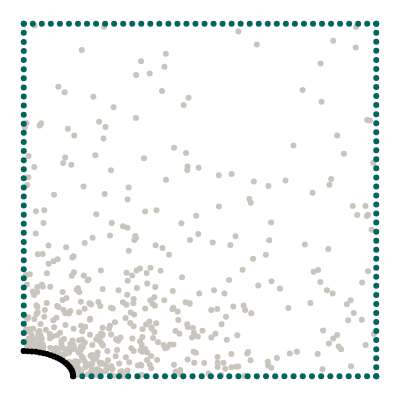

The notebook cell this image was saved under:
### Markdown cell above
## Geometry

We want to model a quarter of a plate with an elliptical hole. The domain itself is represented by collocation points, the boundaries are represented by uniformly sampled points along the perimeter.

### Code cell
import torch
from torch.optim.lr_scheduler import StepLR, ExponentialLR
import numpy as np
from scipy.stats import qmc
from plotly.express.colors import sequential
import plotly.graph_objects as go
import plotly.figure_factory as ff
from tqdm import tqdm
import matplotlib.pyplot as plt
from scipy.interpolate import interp1d


torch.set_default_dtype(torch.float64)
from global_constants import L, R, MU, LBD, N1, N2

from new_plate_elliptic_hole import Plate 

# Elliptical axis in x direction
Rx = 0.14
Ry = R**2 / Rx
# Edge samples
N = 40
# Number of collocation points
M = 500

# Epochs
epochs = 3550
# Batch size
batch_size = 64
# Learning rate
lr = lr = 0.005
# Scheduler step width
scheduler_step = 500
# Gamma factor of scheduler
scheduler_gamma = 0.6
# Number of hidden neurons
hn = 20



def generate_radii_list(min_Ra_x, max_Ra_x, step):
    if step == 0:
        rad_x_list = [min_Ra_x, max_Ra_x]
    else:
        num_steps = int((max_Ra_x - min_Ra_x) / step) + 1
        rad_x_list = np.linspace(min_Ra_x, max_Ra_x, num_steps)
        rad_x_list = [round(rad_x, 2) for rad_x in rad_x_list]
    rad_y_list = []
    for rad_x in rad_x_list:
        rad_y_list.append(R**2 / rad_x)
    return rad_x_list, rad_y_list

def generate_multiple_plates(min_Ra_x, max_Ra_x, step_size):

    list_collo = torch.empty(0,3,requires_grad=True)
    list_top = torch.empty(0,3,requires_grad=True)
    list_right = torch.empty(0,3,requires_grad=True)
    list_left = torch.empty(0,3,requires_grad=True)
    list_bottom = torch.empty(0,3,requires_grad=True)
    list_hole = torch.empty(0,5,requires_grad=True)

    rad_x_list, rad_y_list = generate_radii_list(min_Ra_x, max_Ra_x, step_size)
    for rad_x in rad_x_list:
        p1 = Plate(rad_x, N, M)
        #data_one_plate -> [collocation, top, right, left, bottom, hole, n_hole]
        collo_points, top_points, right_points, left_points, bottom_points, hole_points = p1.generate_dataset()
        list_collo = torch.cat((list_collo, collo_points), dim=0)
        list_top = torch.cat((list_top, top_points), dim=0)
        list_right = torch.cat((list_right, right_points), dim=0)
        list_left = torch.cat((list_left, left_points), dim=0)
        list_bottom = torch.cat((list_bottom, bottom_points), dim=0)
        list_hole = torch.cat((list_hole, hole_points), dim=0)
        
    return list_collo, list_top, list_right, list_left, list_bottom, list_hole 

def generate_multiple_plates_dict(min_Ra_x, max_Ra_x):
    dict_plate_points = dict()
    tuples = [
            ("x_collo", 0, 0),
            ("y_collo", 0, 1),
            ("x_top", 1, 0),
            ("y_top", 1, 1),
            ("x_right", 2, 0),
            ("y_right", 2, 1),
            ("x_left", 3, 0),
            ("y_left", 3, 1),
            ("x_bottom", 4, 0),
            ("y_bottom", 4, 1),
            ("x_hole", 5, 0),
            ("y_hole", 5, 1),   
        ] 
    
    rad_x_list, rad_y_list = generate_radii_list(min_Ra_x, max_Ra_x, 0.01)
    for rad_x in rad_x_list:
        p1 = Plate(rad_x, N, M)
        #data_one_plate -> [collocation, top, right, left, bottom, hole, n_hole]
        data_one_plate = p1.generate_dataset()

        for tuple in tuples:
            key = tuple[0]
            dict_plate_points.setdefault(key, []).append(data_one_plate[tuple[1]][:,tuple[2]])
        #plotting one plate
        #p1.plot_plate_with_hole(*data_one_plate)
    for key in dict_plate_points: 
        #appending list of tensors to one tensor
        dict_plate_points[key] = torch.cat(dict_plate_points[key])
        print(key, "besteht aus",dict_plate_points[key].size(), "Datenpunkten")

    collo_points = torch.column_stack([dict_plate_points["x_collo"], dict_plate_points["y_collo"]])
    top_points = torch.column_stack([dict_plate_points["x_top"], dict_plate_points["y_top"]])
    right_points = torch.column_stack([dict_plate_points["x_right"], dict_plate_points["y_right"]])
    left_points = torch.column_stack([dict_plate_points["x_left"], dict_plate_points["y_left"]])
    bottom_points = torch.column_stack([dict_plate_points["x_bottom"], dict_plate_points["y_bottom"]])
    hole_points = torch.column_stack([dict_plate_points["x_hole"], dict_plate_points["y_hole"]])

    return collo_points, top_points, right_points, left_points, bottom_points, hole_points



p99 = Plate(0.14, N, M)
collocation, top, right, left, bottom, hole = p99.generate_dataset()
p99.plot_plate_with_hole(collocation, top, right, left, bottom, hole)

### Figure 1 — Plotly figure (JSON) as saved in the notebook; plotly's stock layout.template omitted (floating-point values rounded to 4 significant figures; data arrays with more than 128 entries replaced by an {"elided": "..."} marker saying what was removed)
{"data": [{"marker": {"color": "#C9C5BC"}, "mode": "markers", "type": "scatter", "x": {"elided": "500 float values"}, "y": {"elided": "500 float values"}}, {"marker": {"color": "#006561"}, "mode": "markers", "type": "scatter", "x": [0, 0.02564, 0.05128, 0.07692, 0.1026, 0.1282, 0.1538, 0.1795, 0.2051, 0.2308, 0.2564, 0.2821, 0.3077, 0.3333, 0.359, 0.3846, 0.4103, 0.4359, 0.4615, 0.4872, 0.5128, 0.5385, 0.5641, 0.5897, 0.6154, 0.641, 0.6667, 0.6923, 0.7179, 0.7436, 0.7692, 0.7949, 0.8205, 0.8462, 0.8718, 0.8974, 0.9231, 0.9487, 0.9744, 1], "y": [1, 1, 1, 1, 1, 1, 1, 1, 1, 1, 1, 1, 1, 1, 1, 1, 1, 1, 1, 1, 1, 1, 1, 1, 1, 1, 1, 1, 1, 1, 1, 1, 1, 1, 1, 1, 1, 1, 1, 1]}, {"marker": {"color": "#006561"}, "mode": "markers", "type": "scatter", "x": [0.14, 0.1661, 0.1921, 0.2182, 0.2442, 0.2703, 0.2964, 0.3224, 0.3485, 0.3745, 0.4006, 0.4267, 0.4527, 0.4788, 0.5048, 0.5309, 0.557, 0.583, 0.6091, 0.6352, 0.6612, 0.6873, 0.7133, 0.7394, 0.7655, 0.7915, 0.8176, 0.8436, 0.8697, 0.8958, 0.9218, 0.9479, 0.9739, 1], "y": [0, 0, 0, 0, 0, 0, 0, 0, 0, 0, 0, 0, 0, 0, 0, 0, 0, 0, 0, 0, 0, 0, 0, 0, 0, 0, 0, 0, 0, 0, 0, 0, 0, 0]}, {"marker": {"color": "#006561"}, "mode": "markers", "type": "scatter", "x": [0, 0, 0, 0, 0, 0, 0, 0, 0, 0, 0, 0, 0, 0, 0, 0, 0, 0, 0, 0, 0, 0, 0, 0, 0, 0, 0, 0, 0, 0, 0, 0, 0, 0, 0, 0, 0], "y": [0.07143, 0.09722, 0.123, 0.1488, 0.1746, 0.2004, 0.2262, 0.252, 0.2778, 0.3036, 0.3294, 0.3552, 0.381, 0.4067, 0.4325, 0.4583, 0.4841, 0.5099, 0.5357, 0.5615, 0.5873, 0.6131, 0.6389, 0.6647, 0.6905, 0.7163, 0.7421, 0.7679, 0.7937, 0.8194, 0.8452, 0.871, 0.8968, 0.9226, 0.9484, 0.9742, 1]}, {"marker": {"color": "#006561"}, "mode": "markers", "type": "scatter", "x": [1, 1, 1, 1, 1, 1, 1, 1, 1, 1, 1, 1, 1, 1, 1, 1, 1, 1, 1, 1, 1, 1, 1, 1, 1, 1, 1, 1, 1, 1, 1, 1, 1, 1, 1, 1, 1, 1, 1, 1], "y": [0, 0.02564, 0.05128, 0.07692, 0.1026, 0.1282, 0.1538, 0.1795, 0.2051, 0.2308, 0.2564, 0.2821, 0.3077, 0.3333, 0.359, 0.3846, 0.4103, 0.4359, 0.4615, 0.4872, 0.5128, 0.5385, 0.5641, 0.5897, 0.6154, 0.641, 0.6667, 0.6923, 0.7179, 0.7436, 0.7692, 0.7949, 0.8205, 0.8462, 0.8718, 0.8974, 0.9231, 0.9487, 0.9744, 1]}, {"marker": {"color": "black"}, "mode": "markers", "type": "scatter", "x": [0.14, 0.1395, 0.1381, 0.1357, 0.1324, 0.1282, 0.1231, 0.1172, 0.1105, 0.103, 0.09482, 0.08599, 0.07657, 0.06663, 0.05624, 0.04546, 0.03437, 0.02304, 0.01156, 8.573e-18], "y": [0, 0.005899, 0.01176, 0.01753, 0.02319, 0.02869, 0.034, 0.03907, 0.04387, 0.04838, 0.05255, 0.05637, 0.0598, 0.06282, 0.06541, 0.06756, 0.06924, 0.07045, 0.07118, 0.07143]}], "layout": {"height": 400, "margin": {"b": 0, "l": 0, "r": 0, "t": 0}, "showlegend": false, "width": 400, "xaxis": {"visible": false}, "yaxis": {"scaleanchor": "x", "visible": false}}}
